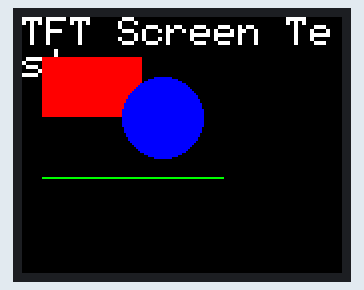
Recording of a sketch running on a simulated Arduino Mega 2560, built with avr-gcc and run on an emulated ATmega2560. Parts: 160×128 colour display. What the sketch prints to the serial monitor is not drawn.

Above: at 0.2 s.

The sketch:

mega.ino
```cpp
#include <Adafruit_GFX.h>
#include <Adafruit_ST7735.h>

// TFT screen pins
#define TFT_CS  10
#define TFT_RST  8
#define TFT_DC   9

Adafruit_ST7735 tft = Adafruit_ST7735(TFT_CS, TFT_DC, TFT_RST);

void setup() {
  Serial.begin(9600);

  // Initialize TFT screen
  tft.initR(INITR_BLACKTAB);
  tft.setRotation(1); // 0 = portrait, 1 = landscape

  // Fill screen with black
  tft.fillScreen(ST7735_BLACK);

  // Print a message to the screen
  tft.setCursor(0, 0);
  tft.setTextColor(ST7735_WHITE);
  tft.setTextSize(2);
  tft.print("TFT Screen Test");

  // Draw a red rectangle
  tft.fillRect(10, 20, 50, 30, ST7735_RED);

  // Draw a blue circle
  tft.fillCircle(70, 50, 20, ST7735_BLUE);

  // Draw a green line
  tft.drawLine(10, 80, 100, 80, ST7735_GREEN);

  // Print a message to the serial monitor
  Serial.println("TFT screen test complete!");
}

void loop() {
  // Do nothing, just display the test screen
}
```
